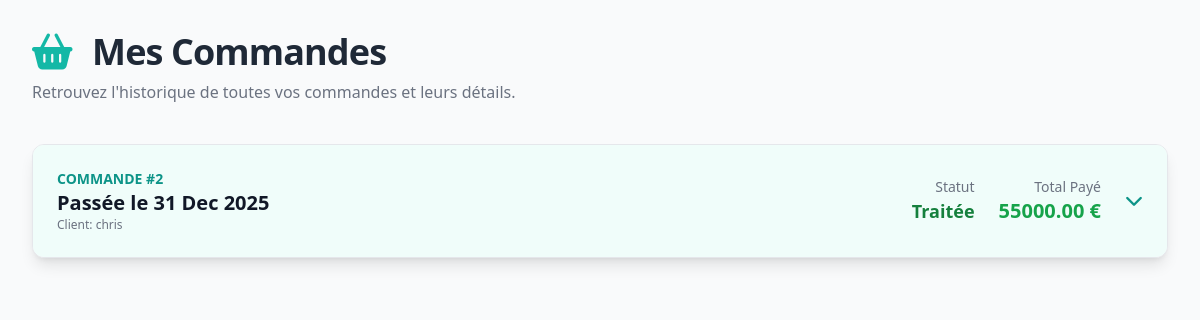
/orders/1/user (signed in), run on the app's committed database.
### food_app/models.py (models this page shows, shortened)
class Order(models.Model):
    customer = models.ForeignKey(User, on_delete=models.CASCADE)
    client_name = models.CharField(max_length=100, blank=True, null=True)
    created_at = models.DateTimeField(auto_now_add=True)
    updated_at = models.DateTimeField(auto_now=True)
    def get_total_price(self):
        total = sum(article.get_subtotal() for article in self.orderarticle_set.all())
        return total

class OrderArticle(models.Model):
    product = models.ForeignKey(Product, on_delete=models.CASCADE)
    quantity = models.PositiveIntegerField()
    order = models.ForeignKey(Order, on_delete=models.CASCADE)
    def get_subtotal(self):
        return self.quantity * self.product.price
    @property
    def unit_price(self):
        return self.product.price

class Product(models.Model):
    CATEGORIE_CHOICES = (
        ('vf', 'viancde fraiche'),
        ('leg', 'legume'),
        ('sec', 'produit sec'),
        ('fru', 'fruit'),
        ('aut', 'autre'),
    )
    label = models.CharField(max_length=100)
    Categorie = models.CharField(choices=CATEGORIE_CHOICES, max_length=50, default='aut')
    price = models.DecimalField(max_digits=10, decimal_places=2, default=0) # Changement: Utiliser DecimalField pour la monnaie
    description = models.TextField()
    created_at = models.DateTimeField(auto_now_add=True)
    updated_at = models.DateTimeField(auto_now=True)

### food_app/views.py (the view)
# urls.py: path('orders/<int:pk>/user', views.UserOrderListView.as_view(), name='orders-user'),
@method_decorator(login_required, name='dispatch')
class UserOrderListView(ListView):
    model = Order
    template_name = 'food_app/user_order_list.html'
    context_object_name = 'user_orders'
    def get_queryset(self):
        order_articles_prefetch = Prefetch(
            'orderarticle_set',
            queryset=OrderArticle.objects.select_related('product'),
            to_attr='articles' # Nomme la liste d'articles dans le template : order.articles
        )
        return Order.objects.filter(customer=self.request.user).select_related(
            'customer'
        ).prefetch_related(
            order_articles_prefetch
        ).order_by('-created_at')

### food_app/templates/food_app/user_order_list.html (shortened to what this page needs)
{% load static %}
{% block content %}
<script src="https://cdn.tailwindcss.com"></script>
<div class="p-4 sm:p-8 bg-gray-50 min-h-screen font-sans">
    <header class="mb-10">
        <h1 class="text-4xl font-extrabold text-gray-800 tracking-tight mb-2">
            <i class="fas fa-shopping-basket text-teal-500 mr-3"></i>
            Mes Commandes
        </h1>
        <p class="text-gray-500">Retrouvez l'historique de toutes vos commandes et leurs détails.</p>
    </header>
    <div class="space-y-6">
        {% if user_orders %}
            {% for order in user_orders %}
                <div id="order-card-{{ order.id }}" class="bg-white rounded-xl shadow-lg hover:shadow-xl transition duration-300 overflow-hidden border border-gray-200">
                    <div class="p-5 sm:p-6 flex flex-wrap items-center justify-between cursor-pointer bg-teal-50 hover:bg-teal-100 transition duration-150"
                         onclick="toggleDetails('{{ order.id }}')">
                        <div class="flex-1 min-w-[200px] mb-3 sm:mb-0">
                            <p class="text-sm font-semibold text-teal-600 uppercase">Commande #{{ order.id }}</p>
                            <p class="text-xl font-bold text-gray-900">Passée le {{ order.created_at|date:"d M Y" }}</p>
                            <span class="text-xs text-gray-500">Client: {{ order.client_name|default:order.customer.username }}</span>
                        </div>
                        <div class="flex items-center space-x-6">
                            <div class="text-right hidden sm:block">
                                <p class="text-sm font-medium text-gray-500">Statut</p>
                                <p class="text-lg font-semibold text-green-700">Traitée</p>
                            </div>
                            <div class="text-right">
                                <p class="text-sm font-medium text-gray-500">Total Payé</p>
                                <p class="text-xl font-bold text-green-600">
                                    {{ order.get_total_price|floatformat:2|default:"0.00" }} €
                                </p>
                            </div>
                            <i id="icon-{{ order.id }}" class="fas fa-chevron-down text-lg text-teal-600 transition-transform duration-300 ml-4"></i>
                        </div>
                    </div>
                </div>
            {% endfor %}
        {% else %}
            <div class="text-center p-10 bg-white rounded-xl shadow-md">
                <i class="fas fa-box-open text-5xl text-gray-300 mb-4"></i>
                <p class="text-xl font-medium text-gray-600">Vous n'avez pas encore passé de commande.</p>
                <p class="text-gray-500">Commencez vos achats dès maintenant !</p>
            </div>
        {% endif %}
    </div>
</div>
{% endblock content %}

### data on the page
Order: id "2", created_at "31 Dec 2025", client_name "chris", get_total_price "55000.00"
